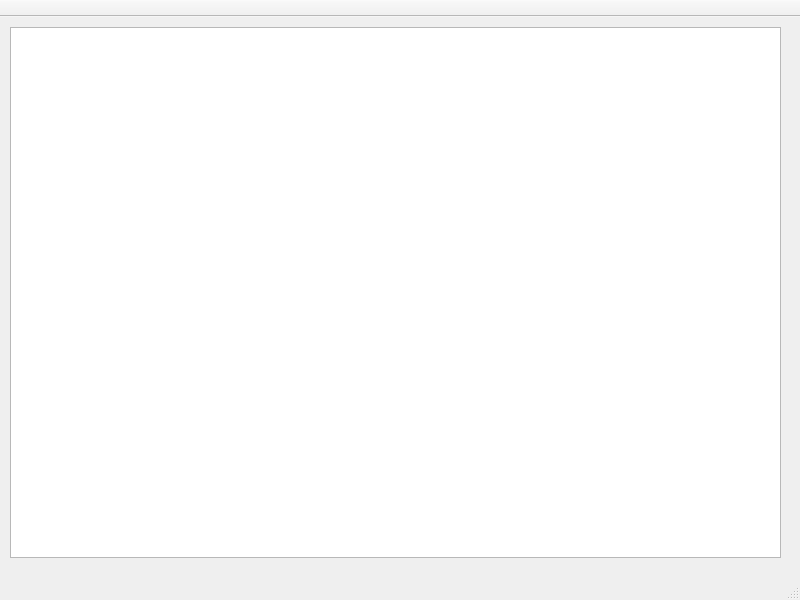
<?xml version="1.0" encoding="UTF-8"?>
<ui version="4.0">
 <class>MainWindow</class>
 <widget class="QMainWindow" name="MainWindow">
  <property name="geometry">
   <rect>
    <x>0</x>
    <y>0</y>
    <width>800</width>
    <height>600</height>
   </rect>
  </property>
  <property name="windowTitle">
   <string>GamePile</string>
  </property>
  <widget class="QWidget" name="centralwidget">
   <widget class="QListView" name="gameListView">
    <property name="geometry">
     <rect>
      <x>10</x>
      <y>10</y>
      <width>771</width>
      <height>531</height>
     </rect>
    </property>
   </widget>
  </widget>
  <widget class="QToolBar" name="toolBar">
   <property name="windowTitle">
    <string>toolBar</string>
   </property>
   <property name="movable">
    <bool>false</bool>
   </property>
   <property name="toolButtonStyle">
    <enum>Qt::ToolButtonTextBesideIcon</enum>
   </property>
   <attribute name="toolBarArea">
    <enum>TopToolBarArea</enum>
   </attribute>
   <attribute name="toolBarBreak">
    <bool>false</bool>
   </attribute>
  </widget>
  <widget class="QStatusBar" name="statusbar"/>
 </widget>
 <resources/>
 <connections/>
</ui>
